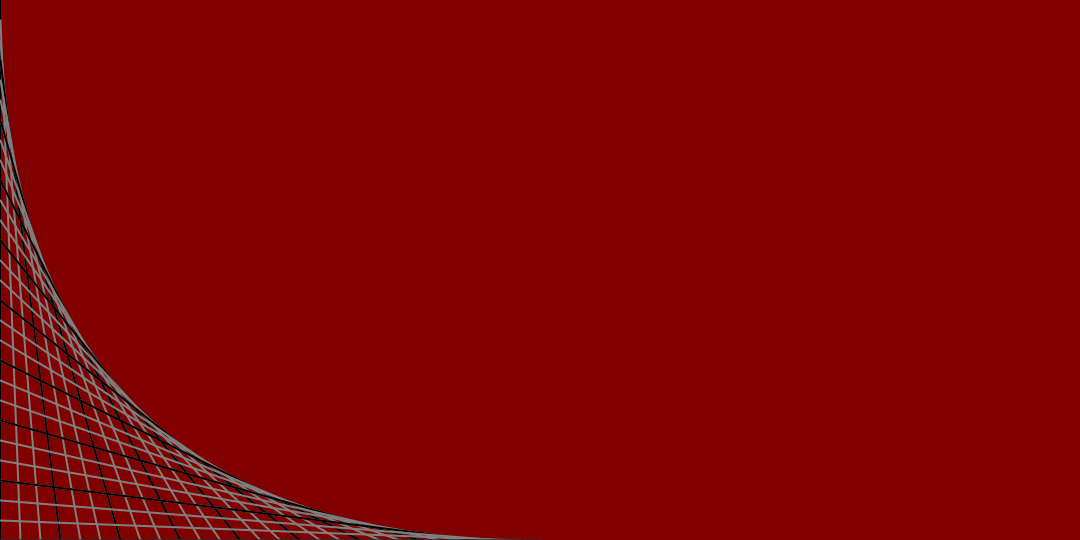
Frame 1 (no input)
Frame 60 (the mouse pressed at the canvas centre just before this capture): identical to frame 1, image omitted
Frame 120 (the mouse held since frame 60 and released just before this capture): identical to frame 1, image omitted

The Processing sketch that drew this single still picture (run headless with seeded random() and noise(); from frame 60 on, the mouse is pressed at the canvas centre):

// Processing sketch: Parabolic_Curves
// ── Parabolic_Curves.pde
  int centerXPosition;
  int posYTopOfScreen;
  int posYBottomOfScreen;
  
void setup()
{
  centerXPosition = width/2;
  posYTopOfScreen = height - height;
  posYBottomOfScreen = height;
  
  size(1080, 540);

}

void draw()
{
  background(128, 0, 0, 0.1); // I like burgundy.
  strokeWeight(2.0);
  
  
  for(int y = 0; y <= width/2; y+=20)
  {    
    stroke(128);
    line(0, y, y, height);
    
    if(y%3 == 0)
    {
      stroke(0);
      line(0, y, y, height);
    }
  }
}
